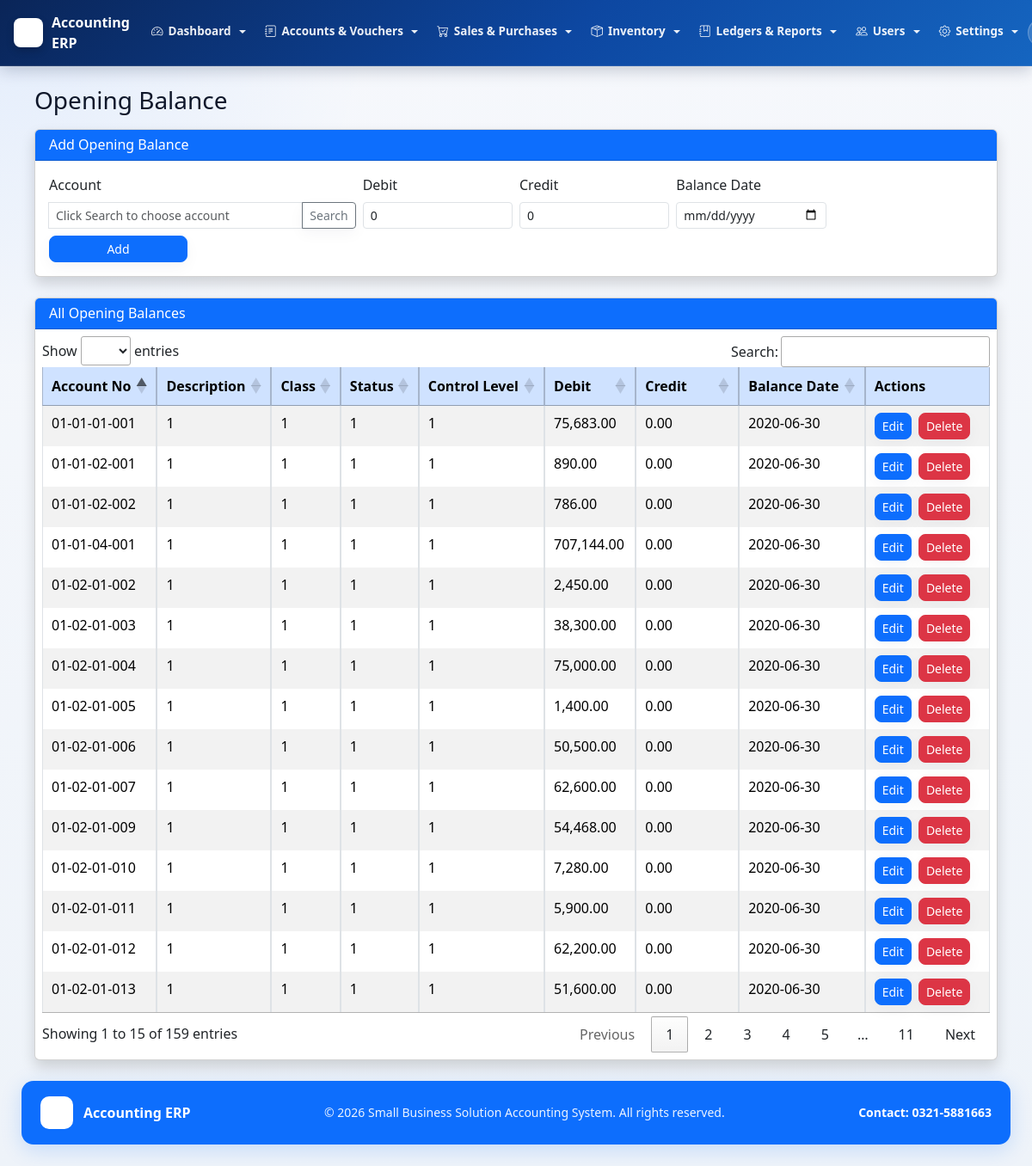
/admin/openingbalance/openingbalance.php (signed in), run on the app's committed database.
### tables this page shows
CREATE TABLE `company_settings` (
  `id` int(11) NOT NULL,
  `company_name` varchar(255) NOT NULL,
  `tagline` varchar(255) NOT NULL,
  `contact` varchar(100) NOT NULL,
  `address` varchar(255) NOT NULL,
  `email` varchar(255) NOT NULL,
  `logo_path` varchar(255) NOT NULL,
  `prepared_by_label` varchar(100) NOT NULL,
  `checked_by_label` varchar(100) NOT NULL,
  `approved_by_label` varchar(100) NOT NULL,
  `print_footer` varchar(255) NOT NULL,
  `system_activity_retention_months` int(11) NOT NULL DEFAULT 0,
  `approval_history_retention_months` int(11) NOT NULL DEFAULT 0,
  `updated_at` datetime NOT NULL DEFAULT current_timestamp() ON UPDATE current_timestamp(),
  PRIMARY KEY (`id`)
);

CREATE TABLE `opening_balance` (
  `ACCOUNT_NO` varchar(20) NOT NULL,
  `DEBIT` decimal(18,2) DEFAULT NULL,
  `CREDIT` decimal(18,2) DEFAULT NULL,
  `BALANCE_DATE` date DEFAULT NULL,
  `RECORD_DATE` date DEFAULT NULL,
  `RECORD_ID` int(11) NOT NULL AUTO_INCREMENT,
  `CREDIT_FLAG` int(11) DEFAULT NULL,
  `DEBIT_FLAG` int(11) DEFAULT NULL,
  `OPERATOR` int(11) DEFAULT NULL,
  PRIMARY KEY (`RECORD_ID`)
);

### admin/openingbalance/openingbalance.php (the view, shortened to what the rows shown need)
<?php
include "../../includes/header.php";
?>
<link rel="stylesheet" href="<?php echo $base_url; ?>assets/css/jquery.dataTables.min.css">
<div class="container-fluid mt-4">
    <div class="card shadow">
        <div class="card-body p-2">
            <table id="openingTable"
                   class="table table-sm table-striped table-bordered w-100">
                <thead class="table-primary text-white">
                    <tr>
                        <th>Account No</th>
                        <th>Description</th>
                        <th>Class</th>
                        <th>Status</th>
                        <th>Control Level</th>
                        <th>Debit</th>
                        <th>Credit</th>
                        <th>Balance Date</th>
                        <th style="min-width:120px">Actions</th>
                    </tr>
                </thead>
                <tbody>
                <?php
                $rows = mysqli_query($conn, "
                    SELECT ob.RECORD_ID,
                           ob.ACCOUNT_NO,
                           ob.DEBIT,
                           ob.CREDIT,
                           ob.BALANCE_DATE,
                           a.ACCOUNT_DESCRIPTION,
                           a.CLASS,
                           a.STATUS,
                           a.CONTROL_LEVEL
                    FROM OPENING_BALANCE ob
                    LEFT JOIN ALL_CHART_OF_ACCOUNTS a
                        ON ob.ACCOUNT_NO = a.ACCOUNT_NO
                    ORDER BY ob.BALANCE_DATE DESC
                ");
                while ($r = mysqli_fetch_assoc($rows)) {
                    $recId = intval($r['RECORD_ID']);
                    $accNo = htmlspecialchars($r['ACCOUNT_NO']);
                    $accDesc = htmlspecialchars($r['ACCOUNT_DESCRIPTION']);
                    $class = htmlspecialchars($r['CLASS']);
                    $status = htmlspecialchars($r['STATUS']);
                    $control = htmlspecialchars($r['CONTROL_LEVEL']);
                    $debit = number_format(floatval($r['DEBIT']),2);
                    $credit = number_format(floatval($r['CREDIT']),2);
                    $balance_date = htmlspecialchars($r['BALANCE_DATE']);
                    echo "<tr>
                        <td>{$accNo}</td>
                        <td>{$accDesc}</td>
                        <td>{$class}</td>
                        <td>{$status}</td>
                        <td>{$control}</td>
                        <td>{$debit}</td>
                        <td>{$credit}</td>
                        <td>{$balance_date}</td>
                        <td>
                            <a href='" . $base_url . "admin/openingbalance/edit_opening.php?record_id={$recId}'
                               class='btn btn-sm btn-primary me-1'>Edit</a>
                            <a href='" . $base_url . "admin/openingbalance/openingbalance.php?delete_id={$recId}'
                               class='btn btn-sm btn-danger del-rec'>Delete</a>
                        </td>
                    </tr>";
                }
                ?>
                </tbody>
            </table>
        </div>
    </div>
</div>
<?php include "../../includes/footer.php"; ?>

### includes/header.php (shortened to what the rows shown need)
<?php
require_once __DIR__ . "/rbac.php";
require_once __DIR__ . "/branding.php";
$base_url = "/accounting-system/";
$branding = get_branding_settings();
$minimal_layout = isset($minimal_layout) && $minimal_layout;
?>
<!DOCTYPE html>
<html lang="en">
<head>
<link href="<?php echo $base_url; ?>assets/css/bootstrap.min.css" rel="stylesheet">
<link href="<?php echo $base_url; ?>assets/bootstrap-icons-1.13.1/font/bootstrap-icons.css" rel="stylesheet">
</head>
<body>
<?php if (!$minimal_layout): ?>
<nav class="navbar navbar-expand-lg fixed-top-nav navbar-dark">
    <div class="container-fluid px-3">
        <a class="navbar-brand-erp" href="<?php echo $base_url; ?>admin/dashboard/dashboard.php">
            <?php if (!empty($branding['logo_url'])): ?>
                <img src="<?php echo htmlspecialchars($branding['logo_url']); ?>" alt="Logo" class="brand-logo-img">
            <?php endif; ?>
            <span class="d-none d-sm-inline"><?php echo htmlspecialchars($branding['company_name']); ?></span>
        </a>
        <div class="collapse navbar-collapse" id="topNavbarCollapse">
            <?php if (isset($_SESSION['user_id'])): ?>
            <?php
            $canDashboard          = rbac_can_access('dashboard_home');
            $canAiDashboard        = rbac_can_access('dashboard_ai');
            $canBackup             = rbac_can_access('database_backup');
            $canCompanySettings    = rbac_can_access('company_settings_page');
            $canPeriodClosing      = rbac_can_access('period_closing_page');
            $canRecycleBin         = rbac_can_access('recycle_bin_page');
            $canSystemActivity     = rbac_can_access('system_activity_page');
            $canApprovalHistory    = rbac_can_access('approval_history_page');
            $canUsersPage          = rbac_can_access('users_page');
            $canRolesPage          = rbac_can_access('roles_page');
            $canUserRolesPage      = rbac_can_access('user_roles_page');
            $canRolePermissionsPage= rbac_can_access('role_permissions_page');
            $canAccountLedger      = rbac_can_access('account_ledger');
            $canTrialBalance       = rbac_can_access('trial_balance');
            $canChartOfAccounts    = rbac_can_access('chart_of_accounts');
            $canOpeningBalance     = rbac_can_access('opening_balance');
            $canPaymentVoucherAdd  = rbac_can_access('payment_voucher_add');
            $canPaymentVoucherList = rbac_can_access('payment_voucher_list');
            $canReceiptVoucherAdd  = rbac_can_access('receipt_voucher_add');
            $canReceiptVoucherList = rbac_can_access('receipt_voucher_list');
            $canGeneralVoucherAdd  = rbac_can_access('general_voucher_add');
            $canGeneralVoucherList = rbac_can_access('general_voucher_list');
            $canCashBook           = rbac_can_access('cash_book');
            $canBankBook           = rbac_can_access('bank_book');
            $canCategoriesPage     = rbac_can_access('categories_page');
            $canInventoryPage      = rbac_can_access('inventory_page');
            $canStockAdjustmentAdd = rbac_can_access('stock_adjustment_add');
            $canStockAdjustmentList= rbac_can_access('stock_adjustment_list');
            $canStockLedger        = rbac_can_access('stock_ledger');
            $canPurchaseAdd        = rbac_can_access('purchase_add');
            $canPurchaseList       = rbac_can_access('purchase_list');
            $canPurchaseLedger     = rbac_can_access('purchase_ledger');
            $canSaleAdd            = rbac_can_access('sale_add');
            $canSaleList           = rbac_can_access('sale_list');
            $canSaleLedger         = rbac_can_access('sale_ledger');
            ?>
            <ul class="navbar-nav me-auto mb-2 mb-lg-0">
                <?php if ($canDashboard || $canAiDashboard): ?>
                <li class="nav-item dropdown">
                    <a class="nav-link dropdown-toggle" href="#" id="navDashboard" role="button" data-bs-toggle="dropdown" aria-expanded="false">
                        <i class="bi bi-speedometer2"></i> Dashboard
                    </a>
                </li>
                <?php endif; ?>
                <?php if ($canChartOfAccounts || $canOpeningBalance || $canPaymentVoucherAdd || $canPaymentVoucherList || $canReceiptVoucherAdd || $canReceiptVoucherList || $canGeneralVoucherAdd || $canGeneralVoucherList): ?>
                <li class="nav-item dropdown">
                    <a class="nav-link dropdown-toggle" href="#" id="navAccounts" role="button" data-bs-toggle="dropdown" aria-expanded="false">
                        <i class="bi bi-journal-text"></i> Accounts &amp; Vouchers
                    </a>
                </li>
                <?php endif; ?>
                <?php if ($canSaleAdd || $canSaleList || $canPurchaseAdd || $canPurchaseList): ?>
                <li class="nav-item dropdown">
                    <a class="nav-link dropdown-toggle" href="#" id="navSales" role="button" data-bs-toggle="dropdown" aria-expanded="false">
                        <i class="bi bi-cart-check"></i> Sales &amp; Purchases
                    </a>
                </li>
                <?php endif; ?>
                <?php if ($canInventoryPage || $canCategoriesPage || $canStockAdjustmentAdd || $canStockAdjustmentList): ?>
                <li class="nav-item dropdown">
                    <a class="nav-link dropdown-toggle" href="#" id="navInventory" role="button" data-bs-toggle="dropdown" aria-expanded="false">
                        <i class="bi bi-box-seam"></i> Inventory
                    </a>
                </li>
                <?php endif; ?>
                <?php if ($canTrialBalance || $canAccountLedger || $canCashBook || $canBankBook || $canSaleLedger || $canPurchaseLedger || $canStockLedger): ?>
                <li class="nav-item dropdown">
                    <a class="nav-link dropdown-toggle" href="#" id="navReports" role="button" data-bs-toggle="dropdown" aria-expanded="false">
                        <i class="bi bi-journal-bookmark"></i> Ledgers &amp; Reports
                    </a>
                </li>
                <?php endif; ?>
                <?php if ($canUsersPage || $canRolesPage || $canUserRolesPage || $canRolePermissionsPage): ?>
                <li class="nav-item dropdown">
                    <a class="nav-link dropdown-toggle" href="#" id="navUsers" role="button" data-bs-toggle="dropdown" aria-expanded="false">
                        <i class="bi bi-people"></i> Users
                    </a>
                </li>
                <?php endif; ?>
                <?php if ($canCompanySettings || $canPeriodClosing || $canApprovalHistory || $canSystemActivity || $canRecycleBin || $canBackup): ?>
                <li class="nav-item dropdown">
                    <a class="nav-link dropdown-toggle" href="#" id="navSettings" role="button" data-bs-toggle="dropdown" aria-expanded="false">
                        <i class="bi bi-gear"></i> Settings
                    </a>
                </li>
                <?php endif; ?>
            </ul>
            <div class="d-flex align-items-center gap-2 py-2 py-lg-0">
                <span class="user-badge-nav d-none d-md-inline-flex align-items-center">
                </span>
            </div>
            <?php endif; ?>
        </div>
    </div>
</nav>
<?php endif; ?>
<div class="content">

### includes/footer.php
<?php
require_once __DIR__ . "/branding.php";
$branding = get_branding_settings();
?>
</div>
<?php if (empty($minimal_layout)): ?>
<footer style="margin-left:0;padding:0 25px 25px;">
    <div style="background:#0d6efd;border-radius:14px;padding:18px 22px;box-shadow:0 6px 24px rgba(13,110,253,0.18);display:flex;justify-content:space-between;align-items:center;gap:12px;flex-wrap:wrap;">
        <div style="display:flex;align-items:center;gap:12px;color:#ffffff;font-weight:700;">
            <?php if (!empty($branding['logo_url'])): ?>
                <img src="<?php echo htmlspecialchars($branding['logo_url']); ?>" alt="Logo" style="width:38px;height:38px;object-fit:contain;border-radius:10px;background:#ffffff;padding:5px;">
            <?php endif; ?>
            <span><?php echo htmlspecialchars($branding['company_name']); ?></span>
        </div>
        <div style="color:rgba(255,255,255,0.92);font-size:14px;">
            &copy; <?php echo date("Y"); ?> <?php echo htmlspecialchars($branding['tagline']); ?>. All rights reserved.
        </div>
        <div style="color:#ffffff;font-weight:600;font-size:14px;">
            Contact: <?php echo htmlspecialchars($branding['contact']); ?>
        </div>
    </div>
</footer>
<?php endif; ?>
</body>
</html>

### data on the page
company_settings: company_name "Accounting ERP", tagline "Small Business Solution Accounting System", contact "0321-5881663"
opening_balance: ACCOUNT_NO "01-01-01-001", accDesc "1", class "1", status "1", control "1", DEBIT "75,683.00", CREDIT "0.00", BALANCE_DATE "2020-06-30"
opening_balance: ACCOUNT_NO "01-01-02-001", accDesc "1", class "1", status "1", control "1", DEBIT "890.00", CREDIT "0.00", BALANCE_DATE "2020-06-30"
opening_balance: ACCOUNT_NO "01-01-04-001", accDesc "1", class "1", status "1", control "1", DEBIT "707,144.00", CREDIT "0.00", BALANCE_DATE "2020-06-30"
opening_balance: ACCOUNT_NO "01-02-01-004", accDesc "1", class "1", status "1", control "1", DEBIT "75,000.00", CREDIT "0.00", BALANCE_DATE "2020-06-30"
opening_balance: ACCOUNT_NO "01-02-01-002", accDesc "1", class "1", status "1", control "1", DEBIT "2,450.00", CREDIT "0.00", BALANCE_DATE "2020-06-30"
opening_balance: ACCOUNT_NO "01-02-01-011", accDesc "1", class "1", status "1", control "1", DEBIT "5,900.00", CREDIT "0.00", BALANCE_DATE "2020-06-30"
opening_balance: ACCOUNT_NO "01-02-01-005", accDesc "1", class "1", status "1", control "1", DEBIT "1,400.00", CREDIT "0.00", BALANCE_DATE "2020-06-30"
opening_balance: ACCOUNT_NO "01-02-01-012", accDesc "1", class "1", status "1", control "1", DEBIT "62,200.00", CREDIT "0.00", BALANCE_DATE "2020-06-30"
opening_balance: ACCOUNT_NO "01-01-02-002", accDesc "1", class "1", status "1", control "1", DEBIT "786.00", CREDIT "0.00", BALANCE_DATE "2020-06-30"
opening_balance: ACCOUNT_NO "01-02-01-003", accDesc "1", class "1", status "1", control "1", DEBIT "38,300.00", CREDIT "0.00", BALANCE_DATE "2020-06-30"
opening_balance: ACCOUNT_NO "01-02-01-006", accDesc "1", class "1", status "1", control "1", DEBIT "50,500.00", CREDIT "0.00", BALANCE_DATE "2020-06-30"
opening_balance: ACCOUNT_NO "01-02-01-009", accDesc "1", class "1", status "1", control "1", DEBIT "54,468.00", CREDIT "0.00", BALANCE_DATE "2020-06-30"
opening_balance: ACCOUNT_NO "01-02-01-010", accDesc "1", class "1", status "1", control "1", DEBIT "7,280.00", CREDIT "0.00", BALANCE_DATE "2020-06-30"
opening_balance: ACCOUNT_NO "01-02-01-007", accDesc "1", class "1", status "1", control "1", DEBIT "62,600.00", CREDIT "0.00", BALANCE_DATE "2020-06-30"
opening_balance: ACCOUNT_NO "01-02-01-013", accDesc "1", class "1", status "1", control "1", DEBIT "51,600.00", CREDIT "0.00", BALANCE_DATE "2020-06-30"
